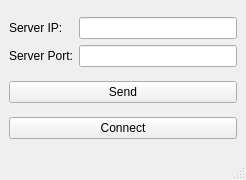
<?xml version="1.0" encoding="UTF-8"?>
<ui version="4.0">
 <class>MainWindow</class>
 <widget class="QMainWindow" name="MainWindow">
  <property name="geometry">
   <rect>
    <x>0</x>
    <y>0</y>
    <width>246</width>
    <height>180</height>
   </rect>
  </property>
  <property name="minimumSize">
   <size>
    <width>0</width>
    <height>180</height>
   </size>
  </property>
  <property name="maximumSize">
   <size>
    <width>16777215</width>
    <height>200</height>
   </size>
  </property>
  <property name="windowTitle">
   <string>MainWindow</string>
  </property>
  <widget class="QWidget" name="centralwidget">
   <layout class="QHBoxLayout" name="horizontalLayout">
    <item>
     <layout class="QGridLayout" name="gridLayout_2">
      <item row="2" column="0">
       <widget class="QPushButton" name="pushButton">
        <property name="text">
         <string>Connect</string>
        </property>
       </widget>
      </item>
      <item row="0" column="0">
       <layout class="QGridLayout" name="gridLayout">
        <item row="1" column="0">
         <widget class="QLabel" name="label_2">
          <property name="text">
           <string>Server Port:</string>
          </property>
         </widget>
        </item>
        <item row="1" column="2">
         <widget class="QLineEdit" name="lineEdit_2"/>
        </item>
        <item row="0" column="0">
         <widget class="QLabel" name="label">
          <property name="text">
           <string>Server IP:</string>
          </property>
         </widget>
        </item>
        <item row="0" column="2">
         <widget class="QLineEdit" name="lineEdit"/>
        </item>
       </layout>
      </item>
      <item row="1" column="0">
       <widget class="QPushButton" name="sendButton">
        <property name="text">
         <string>Send</string>
        </property>
       </widget>
      </item>
     </layout>
    </item>
   </layout>
  </widget>
  <widget class="QMenuBar" name="menubar">
   <property name="geometry">
    <rect>
     <x>0</x>
     <y>0</y>
     <width>246</width>
     <height>21</height>
    </rect>
   </property>
  </widget>
  <widget class="QStatusBar" name="statusbar"/>
 </widget>
 <resources/>
 <connections/>
</ui>
